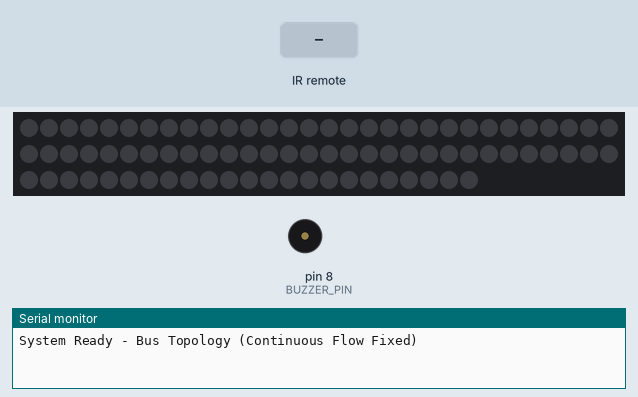
Simulated run of this sketch. Board: Arduino Uno, built with avr-gcc and run on an emulated ATmega328P. On the bench: 83 RGB LEDs in strip order, left to right, continuing on the next row, buzzer (waves = sounding, pin HIGH), the last lines printed to the serial monitor. The inputs (shaded band) are chosen by the test bench. Dim RGB values are drawn brighter than linear.

Above: at 1.2 s.
1.3 s: infrared code 0x45 received
2.8 s: infrared code 0x46 received
At 7.88 s:
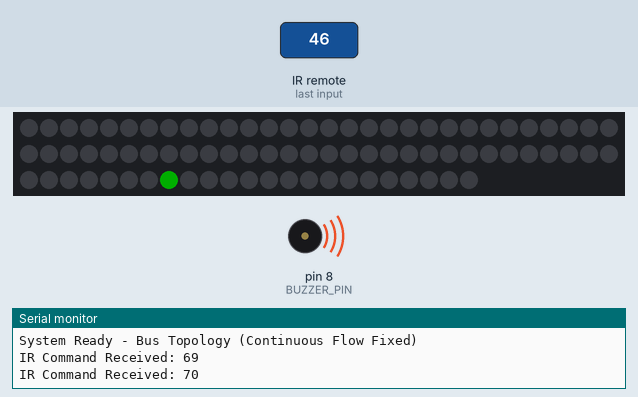
Timing chart, 0 to 9.6 s (numbered marks = the images above; inputs shaded):
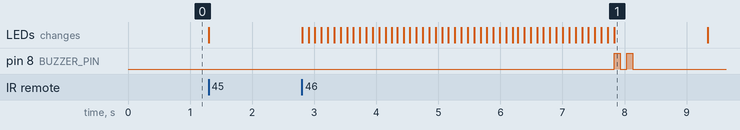

The sketch:

bus.ino
```cpp
#include <FastLED.h>
#include <IRremote.hpp>

// --- HARDWARE SETTINGS ---
#define LED_PIN     6
#define IR_PIN      2
#define BUZZER_PIN  8
#define NUM_LEDS    83

CRGB leds[NUM_LEDS];

// --- BUS TOPOLOGY MAPPING ---
// Converting your 1-indexed diagram to 0-indexed C++ arrays (Subtracting 1)

// 1. PC Nodes (The tips where the PCs sit: 3, 68, 69, 53)
const int pcNodes[4]    = {2, 67, 68, 52};

// 2. Branch Bases (The last pixel of the branch before it hits the bus: 16, 54, 83, 41)
const int branchBase[4] = {15, 53, 82, 40};

// 3. Bus Entry Points (The exact pixel ON THE BUS where the branch connects)
// PC1 connects directly at 17
// PC2 jumper wire connects at 34
// PC3 jumper wire connects at 20
// PC4 connects directly at 40
const int busPoint[4]   = {16, 33, 19, 39};

// --- STATE VARIABLES ---
int sourcePC = 0;
int currentBrightness = 100;
bool backgroundOn = false;

// Colors matched to the Ring topology
CRGB bgColor = CRGB(15, 6, 0);     // Dim Amber/Copper Background
CRGB packetColor = CRGB::Blue;     // Classic Blue packet

void setup() {
  Serial.begin(9600);

  pinMode(BUZZER_PIN, OUTPUT);
  digitalWrite(BUZZER_PIN, LOW);

  FastLED.addLeds<WS2812B, LED_PIN, GRB>(leds, NUM_LEDS);
  FastLED.setBrightness(currentBrightness);
  updateBackground();

  IrReceiver.begin(IR_PIN, ENABLE_LED_FEEDBACK);

  Serial.println("System Ready - Bus Topology (Continuous Flow Fixed)");
}

void loop() {
  if (IrReceiver.decode()) {

    if (IrReceiver.decodedIRData.flags & IRDATA_FLAGS_IS_REPEAT) {
      IrReceiver.resume();
      return;
    }

    int command = IrReceiver.decodedIRData.command;
    Serial.print("IR Command Received: ");
    Serial.println(command);

    int action = getActionFromIR(command);

    // Handle PC Selection (1-4)
    if (action >= 1 && action <= 4) {
      if (sourcePC == 0) {
        sourcePC = action;
        leds[pcNodes[sourcePC - 1]] = CRGB::Yellow;
        FastLED.show();
      } else {
        int destPC = action;
        int currentSource = sourcePC;

        sourcePC = 0; // Clear state before animating

        if (currentSource != destPC) {
          simulateBus(currentSource, destPC);
        } else {
          Serial.println("Error: Source and Destination cannot be the same.");
          errorBeep();
          updateBackground();
        }
      }
      delay(300);
    }

    // Handle Brightness UP (5)
    else if (action == 5) {
      currentBrightness += 25;
      if (currentBrightness > 255) currentBrightness = 255;
      FastLED.setBrightness(currentBrightness);
      FastLED.show();
      delay(150);
    }

    // Handle Brightness DOWN (6)
    else if (action == 6) {
      currentBrightness -= 25;
      if (currentBrightness < 10) currentBrightness = 10;
      FastLED.setBrightness(currentBrightness);
      FastLED.show();
      delay(150);
    }

    // Handle Background Toggle (7)
    else if (action == 7) {
      backgroundOn = !backgroundOn;
      updateBackground();
      delay(300);
    }

    IrReceiver.resume();
  }
}

// --- BUS TOPOLOGY SIMULATION LOGIC ---
void simulateBus(int src, int dest) {
  updateBackground();

  int srcIdx = src - 1;
  int destIdx = dest - 1;

  // PHASE 1: Source PC down to the base of its branch
  animateSegment(pcNodes[srcIdx], branchBase[srcIdx]);

  // Flash the exact point where it hits the Main Bus
  leds[busPoint[srcIdx]] = CRGB::White;
  FastLED.show();
  delay(80);
  leds[busPoint[srcIdx]] = backgroundOn ? bgColor : CRGB::Black;

  // PHASE 2: Travel continuously along the Main Bus (No skipping!)
  if (busPoint[srcIdx] != busPoint[destIdx]) {
    animateSegment(busPoint[srcIdx], busPoint[destIdx]);
  }

  // Flash the exact point where it exits the Main Bus
  leds[busPoint[destIdx]] = CRGB::White;
  FastLED.show();
  delay(80);
  leds[busPoint[destIdx]] = backgroundOn ? bgColor : CRGB::Black;

  // PHASE 3: Base of the Destination branch up to the PC
  animateSegment(branchBase[destIdx], pcNodes[destIdx]);

  // Destination reached
  leds[pcNodes[destIdx]] = CRGB::Green;
  FastLED.show();
  successBeep();

  delay(1200);
  updateBackground();
}

// Moves the packet bi-directionally along any branch or backbone
void animateSegment(int startIdx, int endIdx) {
  int step = (startIdx < endIdx) ? 1 : -1;
  int currentIdx = startIdx;

  while (true) {
    leds[currentIdx] = packetColor;
    FastLED.show();

    delay(100); // Speed of the packet

    if (backgroundOn) {
      leds[currentIdx] = bgColor;
    } else {
      leds[currentIdx] = CRGB::Black;
    }

    if (currentIdx == endIdx) break;
    currentIdx += step;
  }
}

// --- HELPER FUNCTIONS ---
void updateBackground() {
  if (backgroundOn) {
    fill_solid(leds, NUM_LEDS, bgColor);
  } else {
    FastLED.clear();
  }

  if (sourcePC != 0) {
    leds[pcNodes[sourcePC - 1]] = CRGB::Yellow;
  }

  FastLED.show();
}

void successBeep() {
  digitalWrite(BUZZER_PIN, HIGH); delay(100);
  digitalWrite(BUZZER_PIN, LOW);  delay(100);
  digitalWrite(BUZZER_PIN, HIGH); delay(100);
  digitalWrite(BUZZER_PIN, LOW);
}

void errorBeep() {
  digitalWrite(BUZZER_PIN, HIGH); delay(500);
  digitalWrite(BUZZER_PIN, LOW);
}

// --- REMOTE CONTROL MAPPING ---
int getActionFromIR(int command) {
  switch(command) {
    case 69: return 1;
    case 70: return 2;
    case 71: return 3;
    case 68: return 4;
    case 24: return 5;
    case 82: return 6;
    case 25: return 7;
    default: return -1;
  }
}
```

Measured:
- after the input at 2.8 s, pin 8 (BUZZER_PIN): alternates HIGH for 0.10 s and LOW for 0.10 s, 4 changes in all, then stays LOW, starting after 5.0 s; the LEDs: first change at once (image 1 shows a later state)
